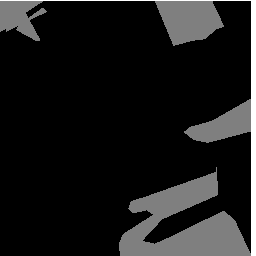
#> input picture DATA/SCSCD7_3/train(256_256)/bcd/000022_8.png, 256 x 256 px, found by its file name; its folder holds 4 pictures in this run
$ python bcd_visual.py
#> lines starting #> are read from the running program, lines starting #| are printed output that depends on the picture
import os
import cv2
import numpy as np

# 原始 BCD 文件夹
bcd_folder = './bcd'  # 修改为你的路径
# 保存可视化后的文件夹
output_folder = './bcd_visual'

os.makedirs(output_folder, exist_ok=True)

# 遍历文件夹里的所有图片
for filename in os.listdir(bcd_folder):
    if filename.endswith(('.png', '.jpg', '.tif')):  # 根据文件类型调整
        filepath = os.path.join(bcd_folder, filename)
        # 以灰度方式读取
        bcd = cv2.imread(filepath, cv2.IMREAD_GRAYSCALE)
#> bcd is the input picture: shape (256, 256); min 0, max 2, mean 0.208

        # 将 0/1 映射到 0/255，提高可见性
        bcd_visual = (bcd * 255).astype(np.uint8)
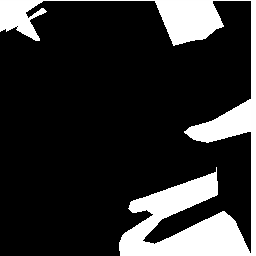
#> bcd_visual: shape (256, 256); min 0, max 255, mean 47

        # 保存到新的文件夹
        output_path = os.path.join(output_folder, filename)
        cv2.imwrite(output_path, bcd_visual)
#> pass 2 of the loop `for filename in os.listdir(bcd_folder):`:
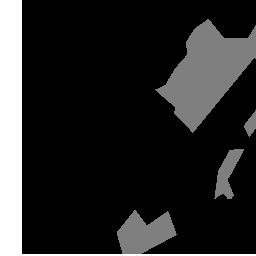
#> input picture DATA/SCSCD7_3/train(256_256)/bcd/000026_0.png, 256 x 256 px, found by its file name
#> bcd is the input picture: shape (256, 256); min 0, max 2, mean 0.31
#> `bcd_visual = (bcd * 255).astype(np.uint8)`:
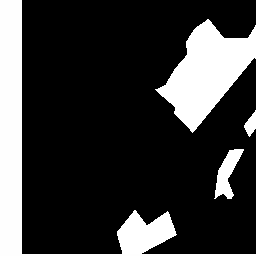
#> bcd_visual: shape (256, 256); min 0, max 255, mean 55.3
#> pass 3 of the loop `for filename in os.listdir(bcd_folder):`:
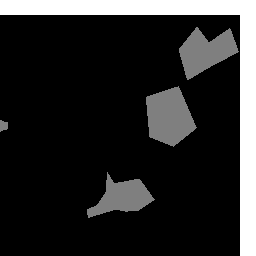
#> input picture DATA/SCSCD7_3/train(256_256)/bcd/000026_4.png, 256 x 256 px, found by its file name
#> bcd is the input picture: shape (256, 256); min 0, max 2, mean 0.318
#> `bcd_visual = (bcd * 255).astype(np.uint8)`:
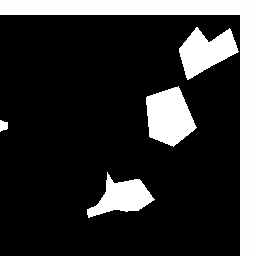
#> bcd_visual: shape (256, 256); min 0, max 255, mean 51.1
#> the loop made 4 passes; the first 3 are shown

print(f'可视化 BCD 图像已保存到 {output_folder}')
